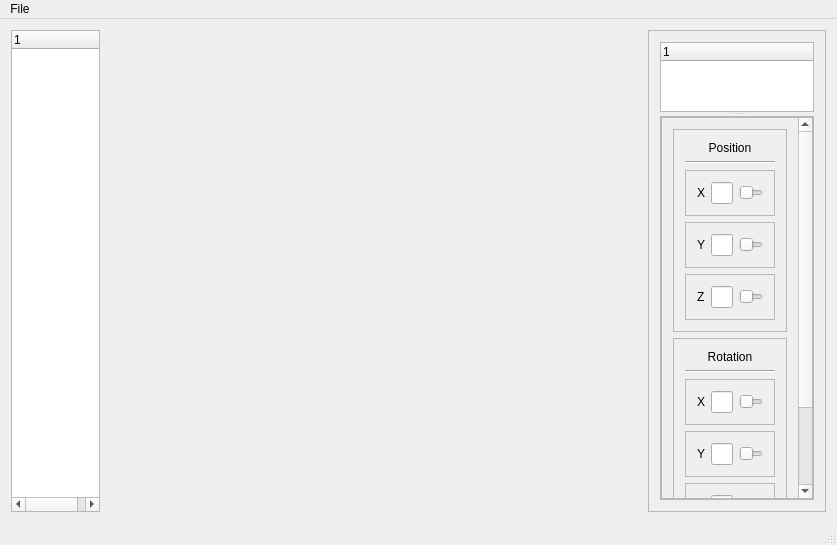
<?xml version="1.0" encoding="UTF-8"?>
<ui version="4.0">
 <class>MainWindow</class>
 <widget class="QMainWindow" name="MainWindow">
  <property name="geometry">
   <rect>
    <x>0</x>
    <y>0</y>
    <width>837</width>
    <height>545</height>
   </rect>
  </property>
  <property name="windowTitle">
   <string>Editor</string>
  </property>
  <widget class="QWidget" name="centralWidget">
   <layout class="QHBoxLayout" name="horizontalLayout">
    <item>
     <widget class="ObjectTreeWidget" name="allObjectsTree">
      <property name="sizePolicy">
       <sizepolicy hsizetype="Expanding" vsizetype="Expanding">
        <horstretch>1</horstretch>
        <verstretch>0</verstretch>
       </sizepolicy>
      </property>
      <column>
       <property name="text">
        <string>1</string>
       </property>
      </column>
     </widget>
    </item>
    <item>
     <widget class="GLWidget" name="sceneRendererWidget" native="true">
      <property name="sizePolicy">
       <sizepolicy hsizetype="Expanding" vsizetype="Preferred">
        <horstretch>6</horstretch>
        <verstretch>0</verstretch>
       </sizepolicy>
      </property>
     </widget>
    </item>
    <item>
     <widget class="QFrame" name="sceneOptionFrame">
      <property name="sizePolicy">
       <sizepolicy hsizetype="Preferred" vsizetype="Preferred">
        <horstretch>2</horstretch>
        <verstretch>5</verstretch>
       </sizepolicy>
      </property>
      <property name="frameShape">
       <enum>QFrame::StyledPanel</enum>
      </property>
      <property name="frameShadow">
       <enum>QFrame::Raised</enum>
      </property>
      <layout class="QVBoxLayout" name="verticalLayout">
       <item>
        <widget class="QSplitter" name="splitter">
         <property name="orientation">
          <enum>Qt::Vertical</enum>
         </property>
         <widget class="QTreeWidget" name="sceneTree">
          <property name="sizePolicy">
           <sizepolicy hsizetype="Expanding" vsizetype="Expanding">
            <horstretch>7</horstretch>
            <verstretch>1</verstretch>
           </sizepolicy>
          </property>
          <column>
           <property name="text">
            <string notr="true">1</string>
           </property>
          </column>
         </widget>
         <widget class="QFrame" name="propertiesFrame">
          <property name="sizePolicy">
           <sizepolicy hsizetype="Expanding" vsizetype="Expanding">
            <horstretch>2</horstretch>
            <verstretch>5</verstretch>
           </sizepolicy>
          </property>
          <property name="frameShape">
           <enum>QFrame::StyledPanel</enum>
          </property>
          <property name="frameShadow">
           <enum>QFrame::Raised</enum>
          </property>
          <layout class="QVBoxLayout" name="verticalLayout_2">
           <property name="spacing">
            <number>0</number>
           </property>
           <property name="leftMargin">
            <number>0</number>
           </property>
           <property name="topMargin">
            <number>0</number>
           </property>
           <property name="rightMargin">
            <number>0</number>
           </property>
           <property name="bottomMargin">
            <number>0</number>
           </property>
           <item>
            <widget class="QScrollArea" name="propertiesScrollArea">
             <property name="widgetResizable">
              <bool>true</bool>
             </property>
             <widget class="QWidget" name="scrollAreaWidgetContents">
              <property name="geometry">
               <rect>
                <x>0</x>
                <y>0</y>
                <width>145</width>
                <height>501</height>
               </rect>
              </property>
              <layout class="QVBoxLayout" name="verticalLayout_5">
               <item>
                <widget class="QFrame" name="positionFrame">
                 <property name="sizePolicy">
                  <sizepolicy hsizetype="Preferred" vsizetype="Preferred">
                   <horstretch>0</horstretch>
                   <verstretch>0</verstretch>
                  </sizepolicy>
                 </property>
                 <property name="frameShape">
                  <enum>QFrame::StyledPanel</enum>
                 </property>
                 <property name="frameShadow">
                  <enum>QFrame::Raised</enum>
                 </property>
                 <property name="lineWidth">
                  <number>1</number>
                 </property>
                 <layout class="QVBoxLayout" name="verticalLayout_3">
                  <item>
                   <widget class="QLabel" name="positionLabel">
                    <property name="sizePolicy">
                     <sizepolicy hsizetype="Preferred" vsizetype="Preferred">
                      <horstretch>0</horstretch>
                      <verstretch>0</verstretch>
                     </sizepolicy>
                    </property>
                    <property name="text">
                     <string>Position</string>
                    </property>
                    <property name="alignment">
                     <set>Qt::AlignCenter</set>
                    </property>
                   </widget>
                  </item>
                  <item>
                   <widget class="Line" name="line">
                    <property name="orientation">
                     <enum>Qt::Horizontal</enum>
                    </property>
                   </widget>
                  </item>
                  <item>
                   <widget class="QFrame" name="positionXFrame">
                    <property name="sizePolicy">
                     <sizepolicy hsizetype="Preferred" vsizetype="Preferred">
                      <horstretch>0</horstretch>
                      <verstretch>0</verstretch>
                     </sizepolicy>
                    </property>
                    <property name="frameShape">
                     <enum>QFrame::StyledPanel</enum>
                    </property>
                    <property name="frameShadow">
                     <enum>QFrame::Raised</enum>
                    </property>
                    <layout class="QHBoxLayout" name="horizontalLayout_2">
                     <item>
                      <widget class="QLabel" name="positionXLabel">
                       <property name="maximumSize">
                        <size>
                         <width>35</width>
                         <height>35</height>
                        </size>
                       </property>
                       <property name="text">
                        <string>X</string>
                       </property>
                      </widget>
                     </item>
                     <item>
                      <widget class="QLineEdit" name="positionXInput">
                       <property name="maximumSize">
                        <size>
                         <width>45</width>
                         <height>35</height>
                        </size>
                       </property>
                      </widget>
                     </item>
                     <item>
                      <widget class="QSlider" name="positionXSlider">
                       <property name="orientation">
                        <enum>Qt::Horizontal</enum>
                       </property>
                      </widget>
                     </item>
                    </layout>
                   </widget>
                  </item>
                  <item>
                   <widget class="QFrame" name="positionYFrame">
                    <property name="sizePolicy">
                     <sizepolicy hsizetype="Preferred" vsizetype="Preferred">
                      <horstretch>0</horstretch>
                      <verstretch>0</verstretch>
                     </sizepolicy>
                    </property>
                    <property name="frameShape">
                     <enum>QFrame::StyledPanel</enum>
                    </property>
                    <property name="frameShadow">
                     <enum>QFrame::Raised</enum>
                    </property>
                    <layout class="QHBoxLayout" name="horizontalLayout_3">
                     <item>
                      <widget class="QLabel" name="positionYLabel">
                       <property name="maximumSize">
                        <size>
                         <width>35</width>
                         <height>35</height>
                        </size>
                       </property>
                       <property name="text">
                        <string>Y</string>
                       </property>
                      </widget>
                     </item>
                     <item>
                      <widget class="QLineEdit" name="positionYInput">
                       <property name="maximumSize">
                        <size>
                         <width>45</width>
                         <height>35</height>
                        </size>
                       </property>
                      </widget>
                     </item>
                     <item>
                      <widget class="QSlider" name="positionYSlider">
                       <property name="orientation">
                        <enum>Qt::Horizontal</enum>
                       </property>
                      </widget>
                     </item>
                    </layout>
                   </widget>
                  </item>
                  <item>
                   <widget class="QFrame" name="positionZFrame">
                    <property name="sizePolicy">
                     <sizepolicy hsizetype="Preferred" vsizetype="Preferred">
                      <horstretch>0</horstretch>
                      <verstretch>0</verstretch>
                     </sizepolicy>
                    </property>
                    <property name="frameShape">
                     <enum>QFrame::StyledPanel</enum>
                    </property>
                    <property name="frameShadow">
                     <enum>QFrame::Raised</enum>
                    </property>
                    <layout class="QHBoxLayout" name="horizontalLayout_4">
                     <item>
                      <widget class="QLabel" name="positionZLabel">
                       <property name="text">
                        <string>Z</string>
                       </property>
                      </widget>
                     </item>
                     <item>
                      <widget class="QLineEdit" name="positionZInput">
                       <property name="maximumSize">
                        <size>
                         <width>45</width>
                         <height>35</height>
                        </size>
                       </property>
                      </widget>
                     </item>
                     <item>
                      <widget class="QSlider" name="positionZSlider">
                       <property name="orientation">
                        <enum>Qt::Horizontal</enum>
                       </property>
                      </widget>
                     </item>
                    </layout>
                   </widget>
                  </item>
                 </layout>
                </widget>
               </item>
               <item>
                <widget class="QFrame" name="anglesFrame">
                 <property name="sizePolicy">
                  <sizepolicy hsizetype="Preferred" vsizetype="Preferred">
                   <horstretch>0</horstretch>
                   <verstretch>0</verstretch>
                  </sizepolicy>
                 </property>
                 <property name="frameShape">
                  <enum>QFrame::StyledPanel</enum>
                 </property>
                 <property name="frameShadow">
                  <enum>QFrame::Raised</enum>
                 </property>
                 <layout class="QVBoxLayout" name="verticalLayout_4">
                  <item>
                   <widget class="QLabel" name="label_5">
                    <property name="text">
                     <string>Rotation</string>
                    </property>
                    <property name="alignment">
                     <set>Qt::AlignCenter</set>
                    </property>
                   </widget>
                  </item>
                  <item>
                   <widget class="Line" name="line_2">
                    <property name="orientation">
                     <enum>Qt::Horizontal</enum>
                    </property>
                   </widget>
                  </item>
                  <item>
                   <widget class="QFrame" name="angleXFrame">
                    <property name="sizePolicy">
                     <sizepolicy hsizetype="Preferred" vsizetype="Preferred">
                      <horstretch>0</horstretch>
                      <verstretch>7</verstretch>
                     </sizepolicy>
                    </property>
                    <property name="frameShape">
                     <enum>QFrame::StyledPanel</enum>
                    </property>
                    <property name="frameShadow">
                     <enum>QFrame::Raised</enum>
                    </property>
                    <layout class="QHBoxLayout" name="horizontalLayout_5">
                     <item>
                      <widget class="QLabel" name="angleXLabel">
                       <property name="maximumSize">
                        <size>
                         <width>45</width>
                         <height>45</height>
                        </size>
                       </property>
                       <property name="text">
                        <string>X</string>
                       </property>
                      </widget>
                     </item>
                     <item>
                      <widget class="QLineEdit" name="angleXInput">
                       <property name="minimumSize">
                        <size>
                         <width>0</width>
                         <height>0</height>
                        </size>
                       </property>
                       <property name="maximumSize">
                        <size>
                         <width>45</width>
                         <height>35</height>
                        </size>
                       </property>
                      </widget>
                     </item>
                     <item>
                      <widget class="QSlider" name="angleXSlider">
                       <property name="orientation">
                        <enum>Qt::Horizontal</enum>
                       </property>
                      </widget>
                     </item>
                    </layout>
                   </widget>
                  </item>
                  <item>
                   <widget class="QFrame" name="frame_5">
                    <property name="sizePolicy">
                     <sizepolicy hsizetype="Preferred" vsizetype="Preferred">
                      <horstretch>0</horstretch>
                      <verstretch>7</verstretch>
                     </sizepolicy>
                    </property>
                    <property name="frameShape">
                     <enum>QFrame::StyledPanel</enum>
                    </property>
                    <property name="frameShadow">
                     <enum>QFrame::Raised</enum>
                    </property>
                    <layout class="QHBoxLayout" name="horizontalLayout_6">
                     <item>
                      <widget class="QLabel" name="angleYLabel">
                       <property name="text">
                        <string>Y</string>
                       </property>
                      </widget>
                     </item>
                     <item>
                      <widget class="QLineEdit" name="angleYInput">
                       <property name="maximumSize">
                        <size>
                         <width>45</width>
                         <height>35</height>
                        </size>
                       </property>
                      </widget>
                     </item>
                     <item>
                      <widget class="QSlider" name="angleYSlider">
                       <property name="orientation">
                        <enum>Qt::Horizontal</enum>
                       </property>
                      </widget>
                     </item>
                    </layout>
                   </widget>
                  </item>
                  <item>
                   <widget class="QFrame" name="frame_6">
                    <property name="sizePolicy">
                     <sizepolicy hsizetype="Preferred" vsizetype="Preferred">
                      <horstretch>0</horstretch>
                      <verstretch>7</verstretch>
                     </sizepolicy>
                    </property>
                    <property name="frameShape">
                     <enum>QFrame::StyledPanel</enum>
                    </property>
                    <property name="frameShadow">
                     <enum>QFrame::Raised</enum>
                    </property>
                    <layout class="QHBoxLayout" name="horizontalLayout_7">
                     <item>
                      <widget class="QLabel" name="angleZLabel">
                       <property name="text">
                        <string>Z</string>
                       </property>
                      </widget>
                     </item>
                     <item>
                      <widget class="QLineEdit" name="angleZInput">
                       <property name="maximumSize">
                        <size>
                         <width>45</width>
                         <height>35</height>
                        </size>
                       </property>
                      </widget>
                     </item>
                     <item>
                      <widget class="QSlider" name="angleZSlider">
                       <property name="orientation">
                        <enum>Qt::Horizontal</enum>
                       </property>
                      </widget>
                     </item>
                    </layout>
                   </widget>
                  </item>
                 </layout>
                 <zorder>label_5</zorder>
                 <zorder>angleXFrame</zorder>
                 <zorder>frame_5</zorder>
                 <zorder>frame_6</zorder>
                 <zorder>line_2</zorder>
                </widget>
               </item>
               <item>
                <widget class="QFrame" name="scaleFrame">
                 <property name="frameShape">
                  <enum>QFrame::StyledPanel</enum>
                 </property>
                 <property name="frameShadow">
                  <enum>QFrame::Raised</enum>
                 </property>
                 <layout class="QHBoxLayout" name="horizontalLayout_8">
                  <item>
                   <widget class="QLabel" name="scaleLabel">
                    <property name="text">
                     <string>Scale</string>
                    </property>
                   </widget>
                  </item>
                  <item>
                   <widget class="QLineEdit" name="scaleInput">
                    <property name="maximumSize">
                     <size>
                      <width>45</width>
                      <height>35</height>
                     </size>
                    </property>
                   </widget>
                  </item>
                  <item>
                   <widget class="QSlider" name="scaleSlider">
                    <property name="orientation">
                     <enum>Qt::Horizontal</enum>
                    </property>
                   </widget>
                  </item>
                 </layout>
                </widget>
               </item>
              </layout>
             </widget>
            </widget>
           </item>
          </layout>
         </widget>
        </widget>
       </item>
      </layout>
     </widget>
    </item>
   </layout>
  </widget>
  <widget class="QMenuBar" name="menuBar">
   <property name="geometry">
    <rect>
     <x>0</x>
     <y>0</y>
     <width>837</width>
     <height>25</height>
    </rect>
   </property>
   <widget class="QMenu" name="menuFile">
    <property name="title">
     <string>File</string>
    </property>
   </widget>
   <addaction name="menuFile"/>
  </widget>
  <widget class="QStatusBar" name="statusBar"/>
 </widget>
 <layoutdefault spacing="6" margin="11"/>
 <customwidgets>
  <customwidget>
   <class>GLWidget</class>
   <extends>QWidget</extends>
   <header>glwidget.h</header>
   <container>1</container>
  </customwidget>
  <customwidget>
   <class>ObjectTreeWidget</class>
   <extends>QTreeWidget</extends>
   <header>objecttreewidget.h</header>
  </customwidget>
 </customwidgets>
 <resources/>
 <connections/>
</ui>
